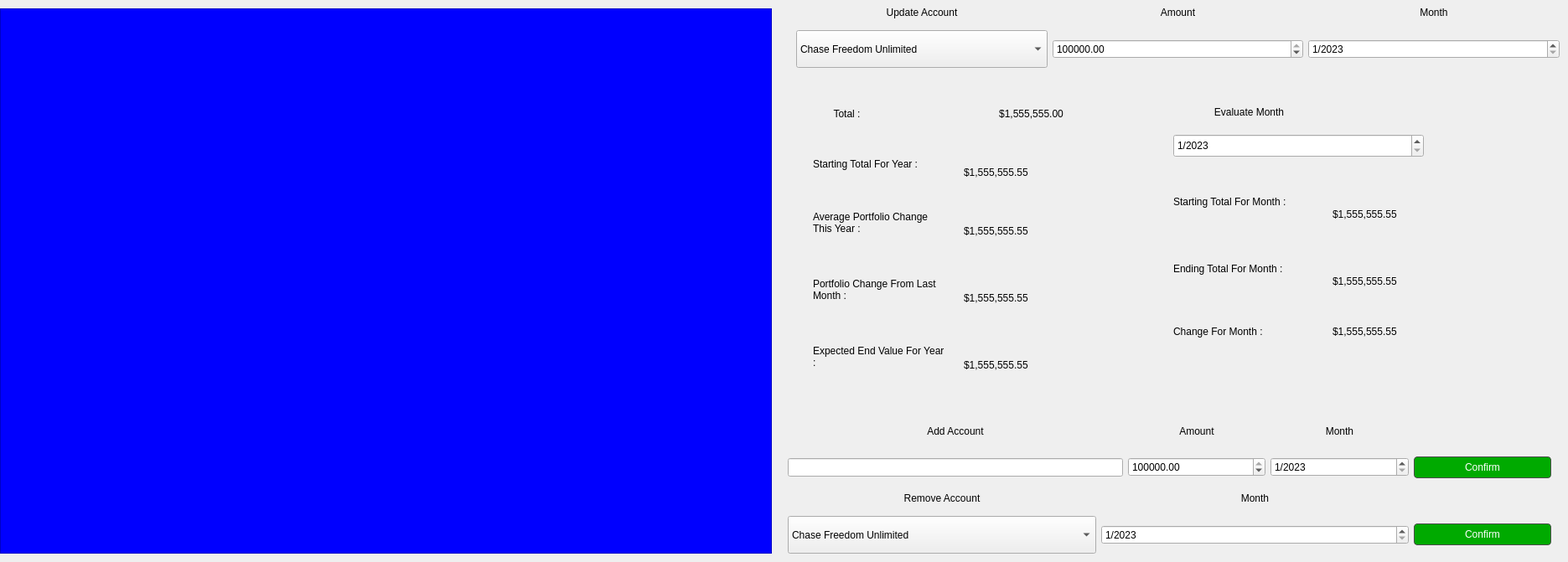
     <widget class="QWidget" name="widget_3" native="true">
      <property name="geometry">
       <rect>
        <x>20</x>
        <y>820</y>
        <width>1871</width>
        <height>671</height>
       </rect>
      </property>
      <widget class="QGraphicsView" name="graphicsView_7">
       <property name="geometry">
        <rect>
         <x>0</x>
         <y>10</y>
         <width>921</width>
         <height>651</height>
        </rect>
       </property>
       <property name="styleSheet">
        <string notr="true">background-color: rgb(0, 0, 255);</string>
       </property>
      </widget>
      <widget class="QLabel" name="update_account_label_2">
       <property name="geometry">
        <rect>
         <x>950</x>
         <y>120</y>
         <width>121</width>
         <height>31</height>
        </rect>
       </property>
       <property name="styleSheet">
        <string notr="true">font: 700 20pt &quot;Nirmala UI&quot;;</string>
       </property>
       <property name="text">
        <string>Total :</string>
       </property>
       <property name="alignment">
        <set>Qt::AlignCenter</set>
       </property>
      </widget>
      <widget class="QLabel" name="update_account_label_3">
       <property name="geometry">
        <rect>
         <x>1130</x>
         <y>120</y>
         <width>201</width>
         <height>31</height>
        </rect>
       </property>
       <property name="styleSheet">
        <string notr="true">font: 700 20pt &quot;Nirmala UI&quot;;</string>
       </property>
       <property name="text">
        <string>$1,555,555.00</string>
       </property>
       <property name="alignment">
        <set>Qt::AlignCenter</set>
       </property>
      </widget>
      <widget class="QLabel" name="Account_label_18">
       <property name="geometry">
        <rect>
         <x>970</x>
         <y>220</y>
         <width>161</width>
         <height>91</height>
        </rect>
       </property>
       <property name="text">
        <string>Average Portfolio Change This Year :</string>
       </property>
       <property name="alignment">
        <set>Qt::AlignLeading|Qt::AlignLeft|Qt::AlignVCenter</set>
       </property>
       <property name="wordWrap">
        <bool>true</bool>
       </property>
      </widget>
      <widget class="QLabel" name="Account_label_19">
       <property name="geometry">
        <rect>
         <x>1150</x>
         <y>260</y>
         <width>171</width>
         <height>31</height>
        </rect>
       </property>
       <property name="text">
        <string>$1,555,555.55</string>
       </property>
       <property name="alignment">
        <set>Qt::AlignLeading|Qt::AlignLeft|Qt::AlignVCenter</set>
       </property>
       <property name="wordWrap">
        <bool>true</bool>
       </property>
      </widget>
      <widget class="QLabel" name="Account_label_20">
       <property name="geometry">
        <rect>
         <x>970</x>
         <y>300</y>
         <width>161</width>
         <height>91</height>
        </rect>
       </property>
       <property name="text">
        <string>Portfolio Change From Last Month :</string>
       </property>
       <property name="alignment">
        <set>Qt::AlignLeading|Qt::AlignLeft|Qt::AlignVCenter</set>
       </property>
       <property name="wordWrap">
        <bool>true</bool>
       </property>
      </widget>
      <widget class="QLabel" name="Account_label_21">
       <property name="geometry">
        <rect>
         <x>1150</x>
         <y>340</y>
         <width>171</width>
         <height>31</height>
        </rect>
       </property>
       <property name="text">
        <string>$1,555,555.55</string>
       </property>
       <property name="alignment">
        <set>Qt::AlignLeading|Qt::AlignLeft|Qt::AlignVCenter</set>
       </property>
       <property name="wordWrap">
        <bool>true</bool>
       </property>
      </widget>
      <widget class="QLabel" name="Account_label_22">
       <property name="geometry">
        <rect>
         <x>970</x>
         <y>380</y>
         <width>161</width>
         <height>91</height>
        </rect>
       </property>
       <property name="text">
        <string>Expected End Value For Year :</string>
       </property>
       <property name="alignment">
        <set>Qt::AlignLeading|Qt::AlignLeft|Qt::AlignVCenter</set>
       </property>
       <property name="wordWrap">
        <bool>true</bool>
       </property>
      </widget>
      <widget class="QLabel" name="Account_label_23">
       <property name="geometry">
        <rect>
         <x>1150</x>
         <y>420</y>
         <width>171</width>
         <height>31</height>
        </rect>
       </property>
       <property name="text">
        <string>$1,555,555.55</string>
       </property>
       <property name="alignment">
        <set>Qt::AlignLeading|Qt::AlignLeft|Qt::AlignVCenter</set>
       </property>
       <property name="wordWrap">
        <bool>true</bool>
       </property>
      </widget>
      <widget class="QWidget" name="layoutWidget_2">
       <property name="geometry">
        <rect>
         <x>940</x>
         <y>490</y>
         <width>911</width>
         <height>81</height>
        </rect>
       </property>
       <layout class="QGridLayout" name="gridLayout_7">
        <item row="1" column="1">
         <widget class="QDoubleSpinBox" name="Amount_doubleSpinBox_3">
          <property name="maximum">
           <double>1000000000.990000009536743</double>
          </property>
          <property name="singleStep">
           <double>0.010000000000000</double>
          </property>
          <property name="value">
           <double>1555555.000000000000000</double>
          </property>
         </widget>
        </item>
        <item row="0" column="0">
         <widget class="QLabel" name="update_account_label_4">
          <property name="styleSheet">
           <string notr="true">font: 700 16pt &quot;Nirmala UI&quot;;</string>
          </property>
          <property name="text">
           <string>Add Account</string>
          </property>
          <property name="alignment">
           <set>Qt::AlignCenter</set>
          </property>
         </widget>
        </item>
        <item row="0" column="2">
         <widget class="QLabel" name="Month_label_2">
          <property name="styleSheet">
           <string notr="true">font: 700 16pt &quot;Nirmala UI&quot;;</string>
          </property>
          <property name="text">
           <string>Month</string>
          </property>
          <property name="alignment">
           <set>Qt::AlignCenter</set>
          </property>
         </widget>
        </item>
        <item row="1" column="0">
         <widget class="QLineEdit" name="lineEdit">
          <property name="maximumSize">
           <size>
            <width>400</width>
            <height>16777215</height>
           </size>
          </property>
         </widget>
        </item>
        <item row="0" column="1">
         <widget class="QLabel" name="Amount_label_3">
          <property name="styleSheet">
           <string notr="true">font: 700 16pt &quot;Nirmala UI&quot;;</string>
          </property>
          <property name="text">
           <string>Amount</string>
          </property>
          <property name="alignment">
           <set>Qt::AlignCenter</set>
          </property>
         </widget>
        </item>
        <item row="1" column="2">
         <widget class="QDateEdit" name="Month_dateEdit_2">
          <property name="dateTime">
           <datetime>
            <hour>0</hour>
            <minute>0</minute>
            <second>0</second>
            <year>2023</year>
            <month>1</month>
            <day>1</day>
           </datetime>
          </property>
          <property name="maximumDate">
           <date>
            <year>2024</year>
            <month>12</month>
            <day>31</day>
           </date>
          </property>
          <property name="minimumDate">
           <date>
            <year>2015</year>
            <month>1</month>
            <day>1</day>
           </date>
          </property>
          <property name="displayFormat">
           <string>M/yyyy</string>
          </property>
         </widget>
        </item>
        <item row="1" column="3">
         <widget class="QPushButton" name="Update_pushButton_3">
          <property name="styleSheet">
           <string notr="true">QPushButton {
    background-color: #00aa00;
    border: 1px solid #4d4d4d;
    border-radius: 4px;
    color: #ffffff;
    padding: 5px;
}
QPushButton:hover {
    background-color: #00ff00;
    border: 1px solid #5a5a5a;
}
QPushButton:pressed {
	background-color: #007900;
    border: 1px solid #5a5a5a;
}</string>
          </property>
          <property name="text">
           <string>Confirm</string>
          </property>
         </widget>
        </item>
       </layout>
      </widget>
      <widget class="QWidget" name="layoutWidget_3">
       <property name="geometry">
        <rect>
         <x>940</x>
         <y>580</y>
         <width>911</width>
         <height>81</height>
        </rect>
       </property>
       <layout class="QGridLayout" name="gridLayout_8">
        <item row="0" column="0">
         <widget class="QLabel" name="update_account_label_5">
          <property name="styleSheet">
           <string notr="true">font: 700 16pt &quot;Nirmala UI&quot;;</string>
          </property>
          <property name="text">
           <string>Remove Account</string>
          </property>
          <property name="alignment">
           <set>Qt::AlignCenter</set>
          </property>
         </widget>
        </item>
        <item row="0" column="1">
         <widget class="QLabel" name="Month_label_3">
          <property name="styleSheet">
           <string notr="true">font: 700 16pt &quot;Nirmala UI&quot;;</string>
          </property>
          <property name="text">
           <string>Month</string>
          </property>
          <property name="alignment">
           <set>Qt::AlignCenter</set>
          </property>
         </widget>
        </item>
        <item row="1" column="0">
         <widget class="QComboBox" name="Account_comboBox_3">
          <property name="minimumSize">
           <size>
            <width>0</width>
            <height>45</height>
           </size>
          </property>
          <item>
           <property name="text">
            <string>Chase Freedom Unlimited</string>
           </property>
          </item>
          <item>
           <property name="text">
            <string>Chase Checking</string>
           </property>
          </item>
         </widget>
        </item>
        <item row="1" column="1">
         <widget class="QDateEdit" name="Month_dateEdit_3">
          <property name="dateTime">
           <datetime>
            <hour>0</hour>
            <minute>0</minute>
            <second>0</second>
            <year>2023</year>
            <month>1</month>
            <day>1</day>
           </datetime>
          </property>
          <property name="maximumDate">
           <date>
            <year>2024</year>
            <month>12</month>
            <day>31</day>
           </date>
          </property>
          <property name="minimumDate">
           <date>
            <year>2015</year>
            <month>1</month>
            <day>1</day>
           </date>
          </property>
          <property name="displayFormat">
           <string>M/yyyy</string>
          </property>
         </widget>
        </item>
        <item row="1" column="2">
         <widget class="QPushButton" name="Update_pushButton_4">
          <property name="maximumSize">
           <size>
            <width>164</width>
            <height>16777215</height>
           </size>
          </property>
          <property name="styleSheet">
           <string notr="true">QPushButton {
    background-color: #00aa00;
    border: 1px solid #4d4d4d;
    border-radius: 4px;
    color: #ffffff;
    padding: 5px;
}
QPushButton:hover {
    background-color: #00ff00;
    border: 1px solid #5a5a5a;
}
QPushButton:pressed {
	background-color: #007900;
    border: 1px solid #5a5a5a;
}</string>
          </property>
          <property name="text">
           <string>Confirm</string>
          </property>
         </widget>
        </item>
       </layout>
      </widget>
      <widget class="QLabel" name="Account_label_24">
       <property name="geometry">
        <rect>
         <x>970</x>
         <y>150</y>
         <width>161</width>
         <height>91</height>
        </rect>
       </property>
       <property name="text">
        <string>Starting Total For Year :</string>
       </property>
       <property name="alignment">
        <set>Qt::AlignLeading|Qt::AlignLeft|Qt::AlignVCenter</set>
       </property>
       <property name="wordWrap">
        <bool>true</bool>
       </property>
      </widget>
      <widget class="QLabel" name="Account_label_25">
       <property name="geometry">
        <rect>
         <x>1150</x>
         <y>190</y>
         <width>171</width>
         <height>31</height>
        </rect>
       </property>
       <property name="text">
        <string>$1,555,555.55</string>
       </property>
       <property name="alignment">
        <set>Qt::AlignLeading|Qt::AlignLeft|Qt::AlignVCenter</set>
       </property>
       <property name="wordWrap">
        <bool>true</bool>
       </property>
      </widget>
      <widget class="QDateEdit" name="evaluate_Month_dateEdit">
       <property name="geometry">
        <rect>
         <x>1400</x>
         <y>160</y>
         <width>299</width>
         <height>28</height>
        </rect>
       </property>
       <property name="dateTime">
        <datetime>
         <hour>0</hour>
         <minute>0</minute>
         <second>0</second>
         <year>2023</year>
         <month>1</month>
         <day>1</day>
        </datetime>
       </property>
       <property name="maximumDate">
        <date>
         <year>2024</year>
         <month>12</month>
         <day>31</day>
        </date>
       </property>
       <property name="minimumDate">
        <date>
         <year>2015</year>
         <month>1</month>
         <day>1</day>
        </date>
       </property>
       <property name="displayFormat">
        <string>M/yyyy</string>
       </property>
      </widget>
      <widget class="QLabel" name="evaluate_Month_label">
       <property name="geometry">
        <rect>
         <x>1400</x>
         <y>120</y>
         <width>181</width>
         <height>28</height>
        </rect>
       </property>
       <property name="styleSheet">
        <string notr="true">font: 700 16pt &quot;Nirmala UI&quot;;</string>
       </property>
       <property name="text">
        <string>Evaluate Month</string>
       </property>
       <property name="alignment">
        <set>Qt::AlignCenter</set>
       </property>
      </widget>
      <widget class="QLabel" name="Account_label_34">
       <property name="geometry">
        <rect>
         <x>1400</x>
         <y>200</y>
         <width>161</width>
         <height>81</height>
        </rect>
       </property>
       <property name="text">
        <string>Starting Total For Month :</string>
       </property>
       <property name="alignment">
        <set>Qt::AlignLeading|Qt::AlignLeft|Qt::AlignVCenter</set>
       </property>
       <property name="wordWrap">
        <bool>true</bool>
       </property>
      </widget>
      <widget class="QLabel" name="Account_label_35">
       <property name="geometry">
        <rect>
         <x>1590</x>
         <y>240</y>
         <width>171</width>
         <height>31</height>
        </rect>
       </property>
       <property name="text">
        <string>$1,555,555.55</string>
       </property>
       <property name="alignment">
        <set>Qt::AlignLeading|Qt::AlignLeft|Qt::AlignVCenter</set>
       </property>
       <property name="wordWrap">
        <bool>true</bool>
       </property>
      </widget>
      <widget class="QLabel" name="Account_label_36">
       <property name="geometry">
        <rect>
         <x>1400</x>
         <y>280</y>
         <width>161</width>
         <height>81</height>
        </rect>
       </property>
       <property name="text">
        <string>Ending Total For Month :</string>
       </property>
       <property name="alignment">
        <set>Qt::AlignLeading|Qt::AlignLeft|Qt::AlignVCenter</set>
       </property>
       <property name="wordWrap">
        <bool>true</bool>
       </property>
      </widget>
      <widget class="QLabel" name="Account_label_37">
       <property name="geometry">
        <rect>
         <x>1590</x>
         <y>320</y>
         <width>171</width>
         <height>31</height>
        </rect>
       </property>
       <property name="text">
        <string>$1,555,555.55</string>
       </property>
       <property name="alignment">
        <set>Qt::AlignLeading|Qt::AlignLeft|Qt::AlignVCenter</set>
       </property>
       <property name="wordWrap">
        <bool>true</bool>
       </property>
      </widget>
      <widget class="QLabel" name="Account_label_38">
       <property name="geometry">
        <rect>
         <x>1400</x>
         <y>380</y>
         <width>171</width>
         <height>31</height>
        </rect>
       </property>
       <property name="text">
        <string>Change For Month :</string>
       </property>
       <property name="alignment">
        <set>Qt::AlignLeading|Qt::AlignLeft|Qt::AlignVCenter</set>
       </property>
       <property name="wordWrap">
        <bool>true</bool>
       </property>
      </widget>
      <widget class="QLabel" name="Account_label_39">
       <property name="geometry">
        <rect>
         <x>1590</x>
         <y>380</y>
         <width>171</width>
         <height>31</height>
        </rect>
       </property>
       <property name="text">
        <string>$1,555,555.55</string>
       </property>
       <property name="alignment">
        <set>Qt::AlignLeading|Qt::AlignLeft|Qt::AlignVCenter</set>
       </property>
       <property name="wordWrap">
        <bool>true</bool>
       </property>
      </widget>
      <widget class="QWidget" name="layoutWidget">
       <property name="geometry">
        <rect>
         <x>950</x>
         <y>0</y>
         <width>911</width>
         <height>81</height>
        </rect>
       </property>
       <layout class="QGridLayout" name="gridLayout_6">
        <item row="0" column="0">
         <widget class="QLabel" name="update_account_label">
          <property name="styleSheet">
           <string notr="true">font: 700 16pt &quot;Nirmala UI&quot;;</string>
          </property>
          <property name="text">
           <string>Update Account</string>
          </property>
          <property name="alignment">
           <set>Qt::AlignCenter</set>
          </property>
         </widget>
        </item>
        <item row="0" column="1">
         <widget class="QLabel" name="Amount_label_2">
          <property name="styleSheet">
           <string notr="true">font: 700 16pt &quot;Nirmala UI&quot;;</string>
          </property>
          <property name="text">
           <string>Amount</string>
          </property>
          <property name="alignment">
           <set>Qt::AlignCenter</set>
          </property>
         </widget>
        </item>
        <item row="0" column="2">
         <widget class="QLabel" name="Month_label">
          <property name="styleSheet">
           <string notr="true">font: 700 16pt &quot;Nirmala UI&quot;;</string>
          </property>
          <property name="text">
           <string>Month</string>
          </property>
          <property name="alignment">
           <set>Qt::AlignCenter</set>
          </property>
         </widget>
        </item>
        <item row="1" column="0">
         <widget class="QComboBox" name="Account_comboBox_2">
          <property name="minimumSize">
           <size>
            <width>0</width>
            <height>45</height>
           </size>
          </property>
          <item>
           <property name="text">
            <string>Chase Freedom Unlimited</string>
           </property>
          </item>
          <item>
           <property name="text">
            <string>Chase Checking</string>
           </property>
          </item>
         </widget>
        </item>
        <item row="1" column="1">
         <widget class="QDoubleSpinBox" name="Amount_doubleSpinBox_2">
          <property name="maximum">
           <double>1000000000.990000009536743</double>
          </property>
          <property name="singleStep">
           <double>0.010000000000000</double>
          </property>
          <property name="value">
           <double>1555555.000000000000000</double>
          </property>
         </widget>
        </item>
        <item row="1" column="2">
         <widget class="QDateEdit" name="Month_dateEdit">
          <property name="dateTime">
           <datetime>
            <hour>0</hour>
            <minute>0</minute>
            <second>0</second>
            <year>2023</year>
            <month>1</month>
            <day>1</day>
           </datetime>
          </property>
          <property name="maximumDate">
           <date>
            <year>2024</year>
            <month>12</month>
            <day>31</day>
           </date>
          </property>
          <property name="minimumDate">
           <date>
            <year>2015</year>
            <month>1</month>
            <day>1</day>
           </date>
          </property>
          <property name="displayFormat">
           <string>M/yyyy</string>
          </property>
         </widget>
        </item>
       </layout>
      </widget>
     </widget>
